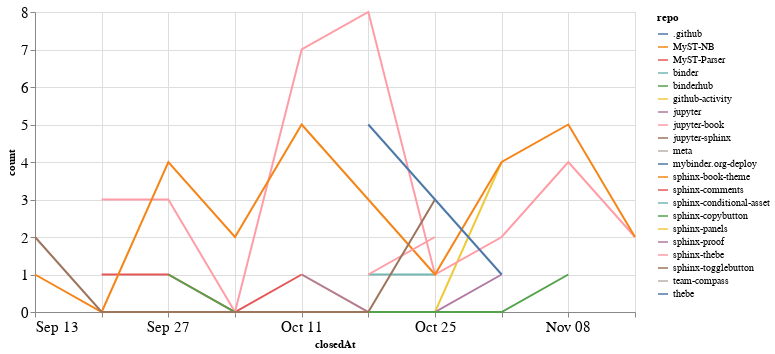

This figure's notebook cell:
### Code cell
closed_by_time = closed_by.groupby('repo').resample('W', on='closedAt').count()['author'].reset_index()
closed_by_time = closed_by_time.rename(columns={'author': 'count'})

alt.Chart(closed_by_time, width=600).mark_line().encode(
    x='closedAt',
    y='count',
    color='repo',
    tooltip="repo"
)

### Figure 1 — Vega-Lite specification as saved in the notebook (floating-point values rounded to 4 significant figures)
{"config": {"axisLeft": {"labelFontSize": 15}, "axisBottom": {"labelFontSize": 15}}, "data": {"name": "data-a548cdb36c0f6c44c0a05d120a30d67b"}, "mark": "line", "encoding": {"color": {"type": "nominal", "field": "repo"}, "tooltip": {"type": "nominal", "field": "repo"}, "x": {"type": "temporal", "field": "closedAt"}, "y": {"type": "quantitative", "field": "count"}}, "width": 600, "$schema": "https://vega.github.io/schema/vega-lite/v4.8.1.json", "datasets": {"data-a548cdb36c0f6c44c0a05d120a30d67b": [{"repo": ".github", "closedAt": "2020-11-08T00:00:00", "count": 1}, {"repo": "MyST-NB", "closedAt": "2020-11-08T00:00:00", "count": 1}, {"repo": "MyST-Parser", "closedAt": "2020-09-20T00:00:00", "count": 1}, {"repo": "MyST-Parser", "closedAt": "2020-09-27T00:00:00", "count": 1}, {"repo": "MyST-Parser", "closedAt": "2020-10-04T00:00:00", "count": 0}, {"repo": "MyST-Parser", "closedAt": "2020-10-11T00:00:00", "count": 1}, {"repo": "binder", "closedAt": "2020-10-18T00:00:00", "count": 1}, {"repo": "binder", "closedAt": "2020-10-25T00:00:00", "count": 1}, {"repo": "binderhub", "closedAt": "2020-11-01T00:00:00", "count": 1}, {"repo": "github-activity", "closedAt": "2020-10-11T00:00:00", "count": 1}, {"repo": "github-activity", "closedAt": "2020-10-18T00:00:00", "count": 0}, {"repo": "github-activity", "closedAt": "2020-10-25T00:00:00", "count": 0}, {"repo": "github-activity", "closedAt": "2020-11-01T00:00:00", "count": 4}, {"repo": "jupyter", "closedAt": "2020-10-11T00:00:00", "count": 1}, {"repo": "jupyter", "closedAt": "2020-10-18T00:00:00", "count": 0}, {"repo": "jupyter", "closedAt": "2020-10-25T00:00:00", "count": 0}, {"repo": "jupyter", "closedAt": "2020-11-01T00:00:00", "count": 1}, {"repo": "jupyter-book", "closedAt": "2020-09-20T00:00:00", "count": 3}, {"repo": "jupyter-book", "closedAt": "2020-09-27T00:00:00", "count": 3}, {"repo": "jupyter-book", "closedAt": "2020-10-04T00:00:00", "count": 0}, {"repo": "jupyter-book", "closedAt": "2020-10-11T00:00:00", "count": 7}, {"repo": "jupyter-book", "closedAt": "2020-10-18T00:00:00", "count": 8}, {"repo": "jupyter-book", "closedAt": "2020-10-25T00:00:00", "count": 1}, {"repo": "jupyter-book", "closedAt": "2020-11-01T00:00:00", "count": 2}, {"repo": "jupyter-book", "closedAt": "2020-11-08T00:00:00", "count": 4}, {"repo": "jupyter-book", "closedAt": "2020-11-15T00:00:00", "count": 2}, {"repo": "jupyter-sphinx", "closedAt": "2020-09-27T00:00:00", "count": 1}, {"repo": "meta", "closedAt": "2020-09-13T00:00:00", "count": 2}, {"repo": "mybinder.org-deploy", "closedAt": "2020-10-18T00:00:00", "count": 1}, {"repo": "sphinx-book-theme", "closedAt": "2020-09-13T00:00:00", "count": 1}, {"repo": "sphinx-book-theme", "closedAt": "2020-09-20T00:00:00", "count": 0}, {"repo": "sphinx-book-theme", "closedAt": "2020-09-27T00:00:00", "count": 4}, {"repo": "sphinx-book-theme", "closedAt": "2020-10-04T00:00:00", "count": 2}, {"repo": "sphinx-book-theme", "closedAt": "2020-10-11T00:00:00", "count": 5}, {"repo": "sphinx-book-theme", "closedAt": "2020-10-18T00:00:00", "count": 3}, {"repo": "sphinx-book-theme", "closedAt": "2020-10-25T00:00:00", "count": 1}, {"repo": "sphinx-book-theme", "closedAt": "2020-11-01T00:00:00", "count": 4}, {"repo": "sphinx-book-theme", "closedAt": "2020-11-08T00:00:00", "count": 5}, {"repo": "sphinx-book-theme", "closedAt": "2020-11-15T00:00:00", "count": 2}, {"repo": "sphinx-comments", "closedAt": "2020-09-27T00:00:00", "count": 1}, {"repo": "sphinx-conditional-asset", "closedAt": "2020-10-25T00:00:00", "count": 2}, {"repo": "sphinx-copybutton", "closedAt": "2020-09-27T00:00:00", "count": 1}, {"repo": "sphinx-copybutton", "closedAt": "2020-10-04T00:00:00", "count": 0}, {"repo": "sphinx-copybutton", "closedAt": "2020-10-11T00:00:00", "count": 0}, {"repo": "sphinx-copybutton", "closedAt": "2020-10-18T00:00:00", "count": 0}, {"repo": "sphinx-copybutton", "closedAt": "2020-10-25T00:00:00", "count": 0}, {"repo": "sphinx-copybutton", "closedAt": "2020-11-01T00:00:00", "count": 0}, {"repo": "sphinx-copybutton", "closedAt": "2020-11-08T00:00:00", "count": 1}, {"repo": "sphinx-panels", "closedAt": "2020-10-18T00:00:00", "count": 1}, {"repo": "sphinx-proof", "closedAt": "2020-09-27T00:00:00", "count": 1}, {"repo": "sphinx-thebe", "closedAt": "2020-10-18T00:00:00", "count": 1}, {"repo": "sphinx-thebe", "closedAt": "2020-10-25T00:00:00", "count": 2}, {"repo": "sphinx-togglebutton", "closedAt": "2020-09-13T00:00:00", "count": 2}, {"repo": "sphinx-togglebutton", "closedAt": "2020-09-20T00:00:00", "count": 0}, {"repo": "sphinx-togglebutton", "closedAt": "2020-09-27T00:00:00", "count": 0}, {"repo": "sphinx-togglebutton", "closedAt": "2020-10-04T00:00:00", "count": 0}, {"repo": "sphinx-togglebutton", "closedAt": "2020-10-11T00:00:00", "count": 0}, {"repo": "sphinx-togglebutton", "closedAt": "2020-10-18T00:00:00", "count": 0}, {"repo": "sphinx-togglebutton", "closedAt": "2020-10-25T00:00:00", "count": 3}, {"repo": "team-compass", "closedAt": "2020-10-11T00:00:00", "count": 1}, {"repo": "thebe", "closedAt": "2020-10-18T00:00:00", "count": 5}, {"repo": "thebe", "closedAt": "2020-10-25T00:00:00", "count": 3}, {"repo": "thebe", "closedAt": "2020-11-01T00:00:00", "count": 1}]}}
